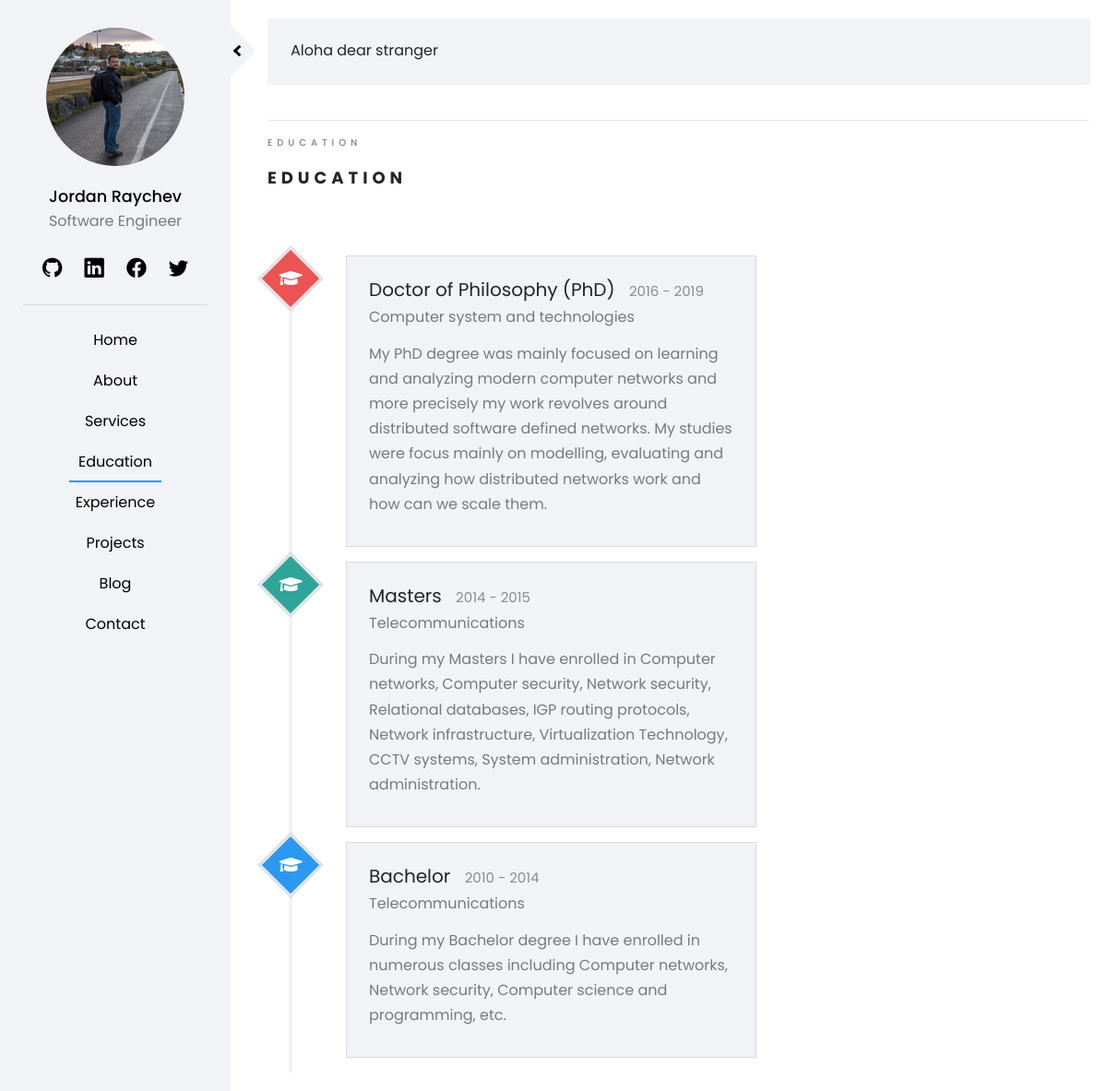
Screenshot of /pages/education/ with the database file from the repository.
### accounts/models.py (models this page shows, shortened)
class CustomUser(AbstractUser):
    department = models.CharField(max_length=50)
    profession = models.CharField(max_length=50)
    about = models.TextField(default='', max_length=1000)
    slug = models.SlugField(max_length=50)
    profile_image = models.ImageField(default='profile_default.jpg', upload_to='profile_images')

class UserSocial(models.Model):
    user = models.ForeignKey(CustomUser, default=1, on_delete=models.DO_NOTHING)
    social_name = models.CharField(max_length=50)
    social_class = models.CharField(max_length=50)
    social_url = models.CharField(max_length=100)

### staticpages/models.py (models this page shows, shortened)
class Menu(models.Model):
    menu_name = models.CharField(max_length=50)
    @property
    def menu_slug(self):
        return self.menu_name.lower()

class Education(models.Model):
    degree_name = models.CharField(max_length=50)
    degree_field = models.CharField(max_length=50)
    degree_year = models.CharField(max_length=50)
    degree_description = models.TextField(max_length=300)

### staticpages/views.py (the view)
# urls.py: path('education/', EducationView.as_view(), name='education'),
class EducationView(TemplateView):
    template_name = 'staticpages/education.html'
    def get_context_data(self, **kwargs):
        context =  super(EducationView,self).get_context_data(**kwargs)
        educations = Education.objects.all()
        context['educations'] = educations
        return context

### home/templatetags/sidebar_items.py (called while the page is built)
@register.inclusion_tag('home/menu.html', takes_context=True)
def get_menu(context):
    request = context['request']
    menu = Menu.objects.all()
    return {'menu' : menu, 'request': request}

@register.inclusion_tag('home/user_social.html')
def get_social(user):
    user_social = UserSocial.objects.filter(user=user)
    return { 'user_social' : user_social }

@register.inclusion_tag('home/user_meta.html', takes_context=True)
def get_user_meta(context, id):
    request = context['request']
    user_data = CustomUser.objects.filter(id=id)
    return { 'user_data' : user_data, 'request': request }

### templates/staticpages/education.html (shortened to what this page needs)
{% extends 'home/base.html' %}
{% load crispy_forms_tags %}
{% load static %}
{% block content %}
<div class = "row">
    <div class = "col-sm-12">
        <span class="heading-meta">Education</span>
        <h2 class="heading">Education</h2>
    </div>
</div>
<div class = "container-fluid timeline-container">
    {% for education in educations %}
    <div class="row">
        <div class="timeline-circle timeline-badge-{{ forloop.counter }} fadeInUp-{{ forloop.counter }}">
            <i class="timeline-icon fas fa-graduation-cap"></i>
        </div>
        <div class = "timeline-box fadeInRight-{{ forloop.counter }}">
            <h4> {{ education.degree_name }} <span> {{ education.degree_year }} </span></h4>
            <h3> {{ education.degree_field }} </h3>
            <p>
                {{ education.degree_description }}
            </p>
        </div>
    </div>
    {% endfor %}
</div>
{% endblock %}

### templates/home/user_meta.html
<img class="rounded-circle profile-img" src="{{ user_data.0.profile_image.url }}">
<a class="name" href = "{% url 'home' %}"> {{ user_data.0.first_name }} {{ user_data.0.last_name }} </a>
<p class="profession"> {{ user_data.0.profession }} </p>

### templates/home/user_social.html
{% for social in user_social %}
    <li><a target="_blank" href="{{ social.social_url }}"> <i class="{{ social.social_class }}"></i> </a></li>
{% endfor %}

### templates/home/menu.html
{% for item in menu %}
    {% url item.menu_slug as active_menu_item %}
    <li><a class = "{% if request.path == active_menu_item %} active {% endif %}" href="{% url item.menu_slug %}"> {{ item.menu_name}} </a></li>
{% endfor %}

### static/css/style.css (style rules this page uses)
:root { --main-color: rgb(242, 243, 247); --main-color-darker: rgb(230, 230, 230); --red-color: #ec5453; --green-color: #2fa499; --blue-color: #2c98f0; --darker-blue-color: #4054b2; --white-color: #ffffff; --yellow-color: #f9bf3f; --purple-color: #a84cb8; --border-color: rgba(0, 0, 0, 0.1); --black-color: rgba(0,0,0); --p-color: rgba(0, 0, 0, 0.5); --box-shadow: rgba(0, 0, 0, 0.2); --black-075: rgba(0, 0, 0, 0.75); }
body { font-family: 'Poppins', sans-serif; background: var(--white-color); }
p { font-family: 'Poppins', sans-serif; font-size: 1em; font-weight: 400; line-height: 1.7em; color: var(--p-color); }
a, a:hover, a:focus { color: inherit; text-decoration: none; transition: all 0.3s; }
ul.social-sidebar li { display: inline-block; }
#sidebar ul li a, .main-navbar li a { position: relative; display: inline-block; padding: 10px; }
#sidebar ul li a:after, .main-navbar li a:after { content: ''; position: absolute; width: 100%; transform: scaleX(0); height: 2px; bottom: 0; left: 0; background-color: var(--blue-color); transform-origin: bottom center; transition: transform 0.25s ease-out; }
#sidebar ul li a.active:after, .main-navbar li a.active:after { transform: scaleX(1); transform-origin: bottom center; }
.profile-img { width: 150px; height: 150px; margin-bottom: 20px; }
.name { font-size: 1.1em; font-weight: 500; }
.heading-meta { margin-bottom: 15px; display: block; font-size: 10px; text-transform: uppercase; color: var(--p-color); font-weight: 500; letter-spacing: 5px; }
.heading { font-size: 18px; margin-bottom: 2em; font-weight: 700; text-transform: uppercase; letter-spacing: 5px; line-height: 1.8; position: relative; }
.timeline-box { width: 762px; background-color: var(--main-color); padding: 1.5em; border: 1px solid var(--border-color); box-shadow: 0px 0px 5px -4px var(--border-color); margin-bottom: 1em; opacity: 0; margin-left: 10%; position: relative; width: 50%; float: left; }
.timeline-box h4, .timeline-panel h4 { font-size: 1.25em; font-weight: 400; }
.timeline-box h3 { font-size: 1em; font-weight: 400; color: var(--p-color); }
.timeline-box h4 span, .timeline-panel h4 span { padding-left: 10px; opacity: 0.5; font-size: 0.75em; }
.timeline-box p { font-size: 1em; margin-top: 1em; margin-bottom: 0.5em; color: var(--p-color); }
.timeline-circle { width: 50px; height: 50px; background-color: var(--blue-color); margin-right: 35px; text-align: center; line-height: 47px; transform: rotate(45deg); border: 3px solid var(--main-color-darker); position: relative; margin-bottom: 50px; bottom: -500px; }
.timeline-container { position: relative; margin-top: 2em; }
.timeline-container:before { content: ''; position: absolute; display: block; width: 4px; background-color: var(--main-color); margin-left: 7.5px; height: 100%; }
.timeline-icon { font-size: 1.25em; color: var(--white-color); transform: rotate(-45deg); }
.timeline-badge-1 { background-color: var(--red-color); }
.timeline-badge-2 { background-color: var(--green-color); }
.timeline-badge-3 { background-color: var(--blue-color); }
.blog-box, .work-box, .service-box, .timeline-box, .quote-box { opacity: 0; }

### rows the page displays
CustomUser: profile_image (picture), first_name "Jordan", last_name "Raychev", profession "Software Engineer"
Menu: menu_name "Home"
Menu: menu_name "About"
Menu: menu_name "Services"
Menu: menu_name "Education"
Menu: menu_name "Experience"
Menu: menu_name "Projects"
Menu: menu_name "Blog"
Menu: menu_name "Contact"
Education: degree_name "Doctor of Philosophy (PhD)", degree_year "2016 - 2019", degree_field "Computer system and technologies", degree_description "My PhD degree was mainly focused on learning and analyzing modern computer networks and more precisely my work revolves around distributed software defined networks. My studies were focus mainly on modelling, evaluating and analyzing how distributed networks work and how can we scale them."
Education: degree_name "Masters", degree_year "2014 - 2015", degree_field "Telecommunications", degree_description "During my Masters I have enrolled in Computer networks, Computer security, Network security, Relational databases, IGP routing protocols, Network infrastructure, Virtualization Technology, CCTV systems, System administration, Network administration."
Education: degree_name "Bachelor", degree_year "2010 - 2014", degree_field "Telecommunications", degree_description "During my Bachelor degree I have enrolled in numerous classes including Computer networks, Network security, Computer science and programming, etc."
